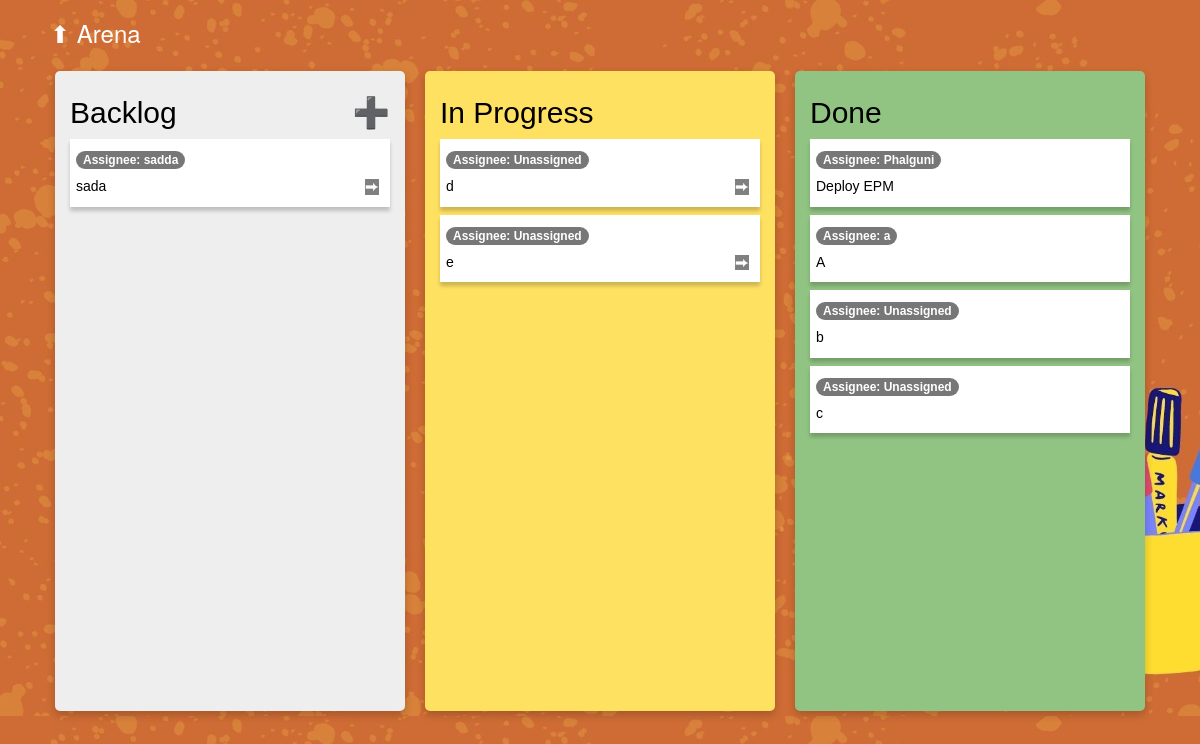
/board/1, run on the app's committed database.
### main.py (models this page shows)
class Board(db.Model):
    id = db.Column(db.Integer, primary_key=True)
    title = db.Column(db.String(250), unique=True, nullable=False)
    tasks = db.relationship("BoardTasks", back_populates="board")
    def to_dict(self):
        return { column.name : getattr(self, column.name) for column in self.__table__.columns }

class BoardTasks(db.Model):
    id = db.Column(db.Integer, primary_key=True)
    summary = db.Column(db.String(500), nullable=False)
    assignee = db.Column(db.String(250))
    state = db.Column(db.String(250), nullable=False)
    board = db.relationship("Board", back_populates="tasks")
    board_id = db.Column(db.Integer, db.ForeignKey('board.id'))
    def to_dict(self):
        return { column.name : getattr(self, column.name) for column in self.__table__.columns }

### main.py (the view)
@app.route('/board/<int:board_id>')
def get_board(board_id):
    board = get_board_by_id(board_id)
    return render_template('board.html', board=board)

### main.py (called while the page is built)
def get_all_board_tasks(board_id):
    tasks =  BoardTasks.query.filter_by(board_id=board_id).all()
    task_list = [task.to_dict() for task in tasks]
    return task_list

def get_board_by_id(board_id):
    board =  Board.query.filter_by(id=board_id).first().to_dict()
    tasks = get_all_board_tasks(board_id=board_id)
    board["tasks"] = tasks
    return board

### templates/board.html (shortened to what this page needs)
{% extends 'bootstrap/base.html' %}
{% block styles %}
{{super()}}
<link rel="stylesheet" href="{{url_for('.static', filename='css/styles.css')}}">
{% endblock %}
{% block content %}
<div class="container">
  <div class="header-container">
      <h3><a title="Back to Workspace" href="/">⬆︎</a> {{board.title}}</h3>
  </div>
  <div style="display: flex; justify-content: center; ">
    {% for column in ['Backlog', 'In Progress', 'Done']%}
    <div class="row-card row-card-{{column.lower().replace(' ', '-')}}" style="overflow-y: overlay;">
      <h2>{{column}}
        {% if column == 'Backlog' %}
        <a data-toggle="modal" style="float:right" title="Add Task" data-target="#newTask" role="button">➕</a>
        {% endif %}
      </h2>
      <div >
        <ul style="list-style-type:none; padding-inline-start: 0;">
          {% for row in board['tasks'] %}
          {% if row.state == column %}
          <li>
            <div class="task-item-card">
              <h5>
                <p><span class="badge bg-secondary">Assignee: {{row.assignee if row.assignee else 'Unassigned'}}</span></p>
                {{row.summary}}
                {% if column != 'Done' %}
              <a class="update_task_status_button" title="{{'Move to In Progress' if column == 'Backlog' else 'Move to Done'}}" href="{{url_for('update_task_state', board_id=board.id, task_id=row.id, current_state=row.state)}}" role="button">⮕</a>
              {% endif %}
              <a class="delete_task_button" title="Delete Task" href="{{url_for('delete_board_task', board_id=board.id, task_id=row.id )}}"  data-id="row.id" role="button">🗑</a>
              </h5>
            </div>
          </li>
          {% endif %}
          {% endfor %}
        </ul>
      </div>
    </div>
    {% endfor %}
  </div>
</div>
{% endblock %}

### static/css/styles.css (style rules this page uses)
body { background-image: url("../images/background.jpg") !important; background-size: cover; color: white; }
a { color: white; }
.header-container { margin: 20px; }
.row-card { box-shadow: 0 4px 8px 0 rgba(0, 0, 0, 0.2); width: 350px; height: 80vh; text-align: left; font-family: arial; padding: 5px 15px; margin: 5px 10px; color: black; border-radius: 0.5rem; }
.row-card-backlog { background-color: #EEEEEE; }
.row-card-in-progress { background-color: #FFE162; }
.row-card-done { background-color: #91C483; }
.task-item-card { box-shadow: 0 4px 4px 0 rgba(0, 0, 0, 0.2); border-bottom: 8px; width: 100%; margin: 8px auto; padding: 0.2rem 0.6rem; border: 0.5rem; background-color: white; }
.delete_task_button { margin: 0 5px; float: right; }
.update_task_status_button { margin: 0 5px; float: right; background-color: grey; }

### data on the page
Board: title "Arena"
BoardTasks: assignee "sadda", summary "sada"
BoardTasks: assignee "Unassigned", summary "d"
BoardTasks: assignee "Unassigned", summary "e"
BoardTasks: assignee "Phalguni", summary "Deploy EPM"
BoardTasks: assignee "a", summary "A"
BoardTasks: assignee "Unassigned", summary "b"
BoardTasks: assignee "Unassigned", summary "c"

### other printed values
{{ column }} "Backlog" "In Progress" "Done"
